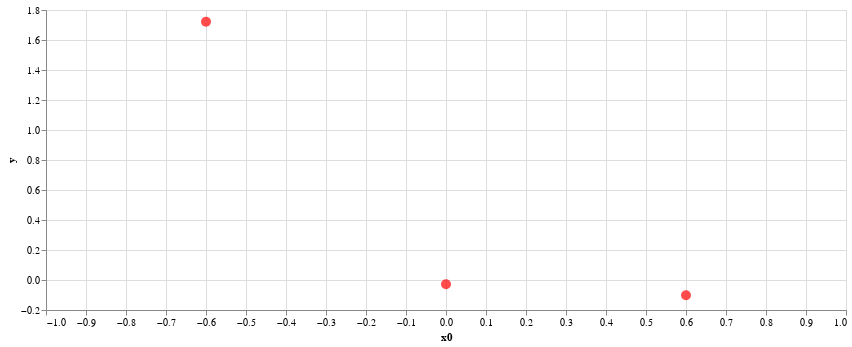

The code cell stored with this chart in its notebook:
### Markdown cell above
### A function of one input
Now it is your turn.
You have to optimise a function of one input with domain `[-1, 1]`.
To start you off you already have three evaluations.
Remember these are noisy versions of the underlying objective function.

### Code cell
blackbox1 = bb.GPBlackBox(ndim=1)
y = blackbox1([-.6])[0][0]
y = blackbox1([.6])[0][0]
blackbox1.plot_xy().properties(width=800, height=300)

### Figure 1 — Vega-Lite specification as saved in the notebook (floating-point values rounded to 4 significant figures)
{"config": {"view": {"continuousWidth": 400, "continuousHeight": 300}}, "data": {"name": "data-961274079ee24a5d18da3da7918db538"}, "mark": {"type": "circle", "color": "red", "size": 100}, "encoding": {"x": {"type": "quantitative", "field": "x0", "scale": {"domain": [-1, 1]}}, "y": {"type": "quantitative", "field": "y"}}, "height": 300, "width": 800, "$schema": "https://vega.github.io/schema/vega-lite/v4.8.1.json", "datasets": {"data-961274079ee24a5d18da3da7918db538": [{"x0": 0.0, "y": -0.02801}, {"x0": -0.6, "y": 1.721}, {"x0": 0.6, "y": -0.1012}]}}
